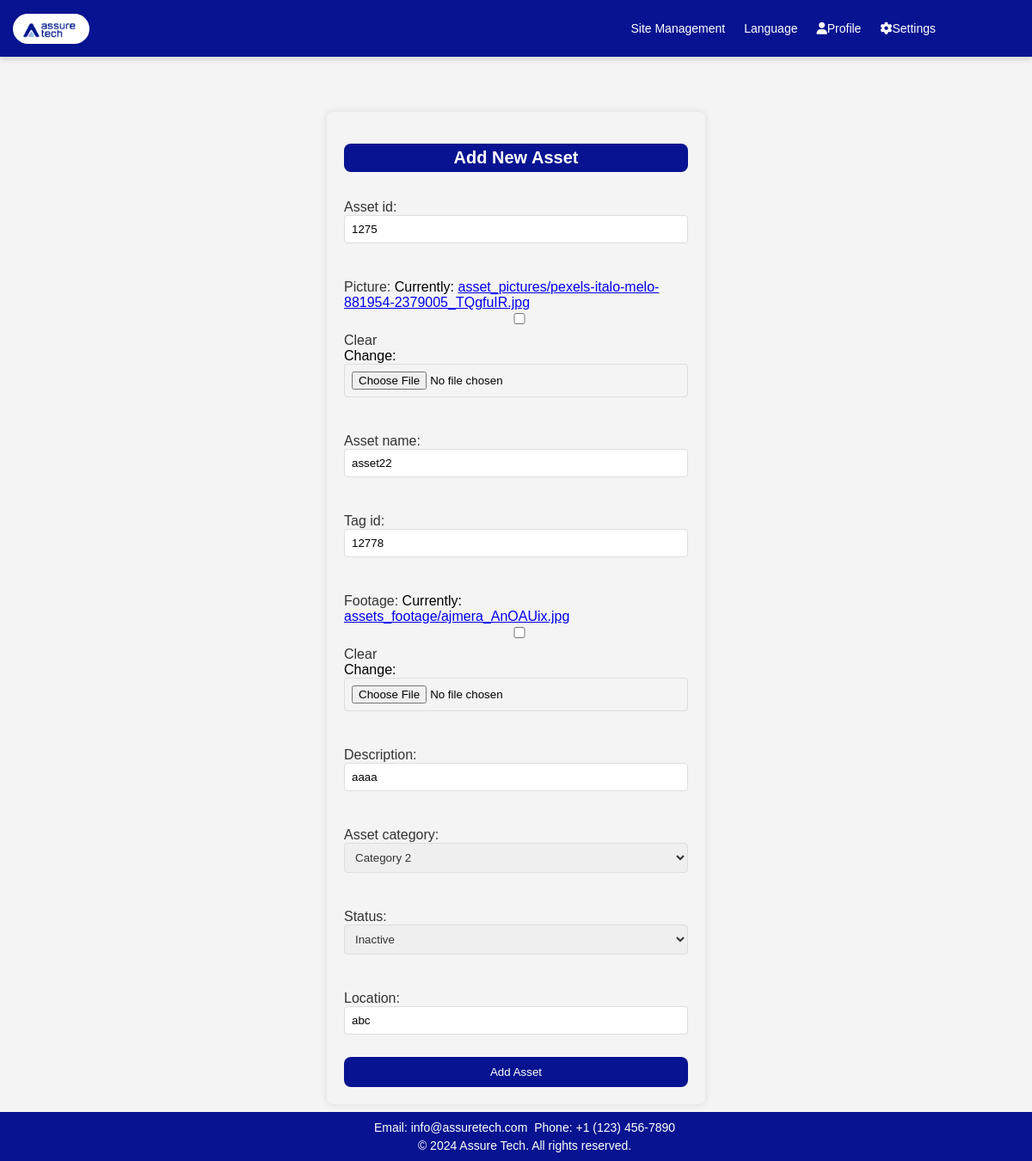
The app's page /update_asset/1275/ with its own data.
### app1/models.py (models this page shows, shortened)
class Asset(models.Model):
    asset_id = models.IntegerField(unique=True)
    picture = models.ImageField(upload_to='asset_pictures/', blank=True, null=True)
    asset_name = models.CharField(max_length=255)
    tag_id = models.IntegerField(max_length=100)
    footage = models.ImageField(upload_to='assets_footage/', blank=True, null=True,verbose_name= 'Footage')
    description = models.CharField(max_length=500)
    asset_category = models.CharField(max_length=50)
    STATUS_CHOICES = [
        ('active', 'Active'),
        ('inactive', 'Inactive'),
    ]
    status = models.CharField(max_length=50, choices=STATUS_CHOICES,default='inactive')
    location = models.CharField(max_length=100,blank=True, null=True)
    time_log = models.DateTimeField(auto_now=True)

### app1/views.py (the view)
# urls.py: path('update_asset/<int:asset_id>/', views.update_asset, name='update_asset'),
def update_asset(request, asset_id):
    asset = get_object_or_404(Asset, asset_id=asset_id)
    if request.method == 'POST':
        form = AssetForm(request.POST, request.FILES, instance=asset)
        if form.is_valid():
            try:
                form.save()
                return redirect('asset_site')
            except ValidationError as e:
                form.add_error('asset_id', str(e))
    else:
        form = AssetForm(instance=asset)
    return render(request, 'app1/add_asset.html', {'form': form})

### app1/forms.py
class AssetForm(forms.ModelForm):
    asset_category_choices = [
        ('category1', 'Category 1'),
        ('category2', 'Category 2'),
    ]
    asset_category = forms.ChoiceField(choices=asset_category_choices)
    STATUS_CHOICES = [
        ('active', 'Active'),
        ('inactive', 'Inactive'),
    ]
    status = forms.ChoiceField(choices=STATUS_CHOICES)
    class Meta:
        model = Asset
        fields = [ 'asset_id','picture','asset_name', 'tag_id', 'footage' , 'description', 'asset_category','status','location']

### app1/templates/app1/add_asset.html (shortened to what this page needs)
<!DOCTYPE html>
<html lang="en">
<head>
    {% load static %}
    <link rel="stylesheet" href="https://cdnjs.cloudflare.com/ajax/libs/font-awesome/6.0.0/css/all.min.css">
</head>
<body>
    <header>
        <a class="logo" href="#"><img src="{% static 'app1/images/logo.jpg' %}" alt="Logo"></a>
        <nav class="nav">
            <div class="dropdown">
                <a href="{% url 'sites' %}">Site Management</a>
            </div>
            <div class="dropdown">
                <a href="#" class="dropbtn">Language</a>
            </div>
            <div class="dropdown">
                <a href="#" class="dropbtn"><i class="fas fa-user"></i>Profile</a>
            </div>
            <div class="dropdown">
                <a href="#" class="dropbtn"><i class="fas fa-cog"></i>Settings</a>
            </div>
        </nav>
    </header>
    <div class="content">
        <div class="form-container">
            <h2>Add New Asset</h2>
            <form method="post" enctype="multipart/form-data">
                {{ form.as_p }}
                <button type="submit">Add Asset</button>
            </form>
        </div>
    </div>
    <footer>
        <p>Email: info@assuretech.com</p>
        <p>Phone: +1 (123) 456-7890</p>
        <div class="footer-bottom">
            <p>&copy; 2024 Assure Tech. All rights reserved.</p>
        </div>
    </footer>
</body>
</html>

### app1/templates/app1/add_asset.html (style rules this page uses)
body { font-family: 'Verdana', sans-serif; width: 100%; margin: 0; padding-top: 10vh; background: #f4f4f4; box-sizing: border-box; height: 1350px; }
header { background-color: #071390; color: white; text-align: center; padding: 15px 0; position: fixed; top: 0; width: 100%; z-index: 1000; display: flex; justify-content: space-between; align-items: center; box-shadow: 0px 4px 6px rgba(0, 0, 0, 0.1); }
.nav a { color: white; padding: 10px 10px; font-size: 14px; text-decoration: none; display: inline-block; margin-right: 2px; transition: color 0.3s ease; }
.nav { display: flex; align-items: center; margin-right: 100px; }
.logo img { max-height: 35px; margin-left: 15px; float: left; border-radius: 20px; }
.dropdown { display: inline-block; position: relative; text-align: center; }
footer { position: fixed; bottom: 0; width: 100%; background-color: #071390; color: white; text-align: center; padding: 10px; z-index: 1000; font-size: 14px; }
footer h4, footer p { white-space: nowrap; margin: 0; padding: 2px; display: inline; }
.footer-bottom { white-space: nowrap; padding-top: 5px; }
.footer-bottom p { margin: 0; }
.content { flex-grow: 1; padding: 30px; margin-top: 20px; height: 550px; }
.form-container { max-width: 400px; margin: 0 auto; background-color: transparent; padding: 20px; border-radius: 8px; box-shadow: 0 0 10px rgba(0, 0, 0, 0.1); }
.form-container h2 { text-align: center; background-color: #071390; color: white; border-radius: 8px; padding: 5px; }
form { display: flex; flex-direction: column; }
label { display: inline-block; margin-bottom: 0px; color: #333; }
input { display: block; width: 100%; padding: 8px; margin-bottom: 10px; border: 1px solid #ddd; border-radius: 4px; box-sizing: border-box; }
.form-label, select { display: inline-block; margin-bottom: 0px; color: #333; width: 100%; padding: 8px; margin-bottom: 10px; border: 1px solid #ddd; border-radius: 4px; box-sizing: border-box; }
button { background-color: #071390; color: white; cursor: pointer; padding: 10px; border: none; border-radius: 8px; }
.form-container h2 { font-size: 20px; }

### records on screen
Asset: asset_id "1275", asset_name "asset22", tag_id "12778", description "aaaa", asset_category "Category 2", status "Inactive", location "abc"
